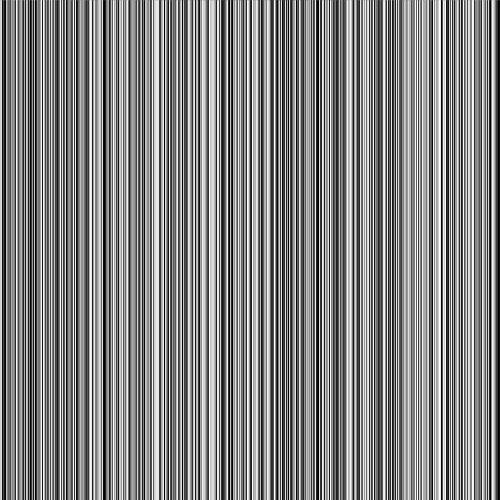
Frame 1 (no input)
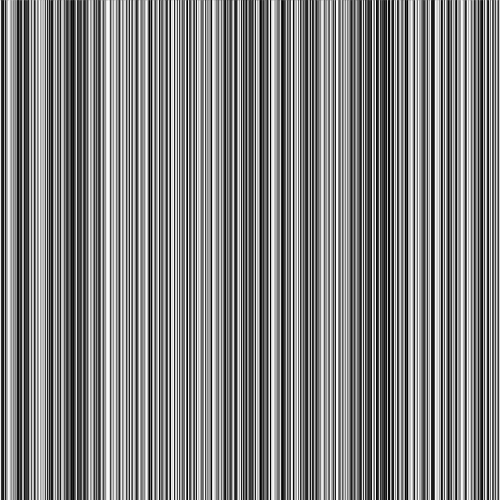
Frame 2 (the mouse pressed at the canvas centre, redrawn once)

The Processing sketch that drew these frames (run headless with seeded random() and noise(); the mouse was pressed at the canvas centre and the sketch redrawn once):

// Processing sketch: Linear
// ── Linear.pde
// Constants
int Y_AXIS = 1;
int X_AXIS = 2;
color b1, b2, c1, c2;
float smt;


void setup() {
  size(500, 500);
  noLoop();
}

void draw() {
  
  //for(int itr = 1; itr <= 100; itr++){
  for(int level = 0; level < 10; level ++){
    //for(int rn = 0; rn <= 5; rn++){
        int itr=1;
        //int level = 1;
        int rn = 0;
        
        float r1 = 0;
        float r2 = 255;
        b1 = color(r1);
        b2 = color(r2);
        
        if(level <=6){
           smt = map(level,0,6,1,0.7);
        }
        else if(level <= 9){
           smt = map(level,7,9,0.6,0);
        }
        print("For level ", level, ",the smoothness is: ",smt, "\n");
        
        
        
        setGradient(width/2, 0, r1, r2, smt);
        
        PImage current = get();
        float rad = map(rn,0,5,0,TWO_PI);
        rotation(current, rad);
        PImage crop = get(138,138,224,224);
        String fileName = String.format("Output/tri-c%02d-%03d%01d.png", level, itr, rn);
        crop.save(fileName);
    }
  // }
  //}
}

void rotation(PImage img, float rad){
   pushMatrix();
   translate(width/2,height/2);
   rotate(rad);
   translate(-width/2,-height/2);
   image(img,0,0);
   popMatrix();
}


void setGradient(int x, int y, float b1, float b2, float smt) {

  
  c1 = color(b1);
  c2 = color(b2);
  
  //unit distance is the same, adjusting color change per unit pixel distance
  for (int i = x; i >= 0; i-=1) {
    float temp_b = (x-i)+b1;
    float noise = random(0,255);
  
    color c = color(smt*temp_b+(1-smt)*noise);
    stroke(c);
    line(i, y, i, y+height);
  }
  
  for (int i = x; i <= width; i+=1) {
    float temp_b = (i-x)+b1;
    float noise = random(0,255);
    color c = color(smt*temp_b+(1-smt)*noise);
    stroke(c);
    line(i, y, i, y+height);
  }
  
  
}
